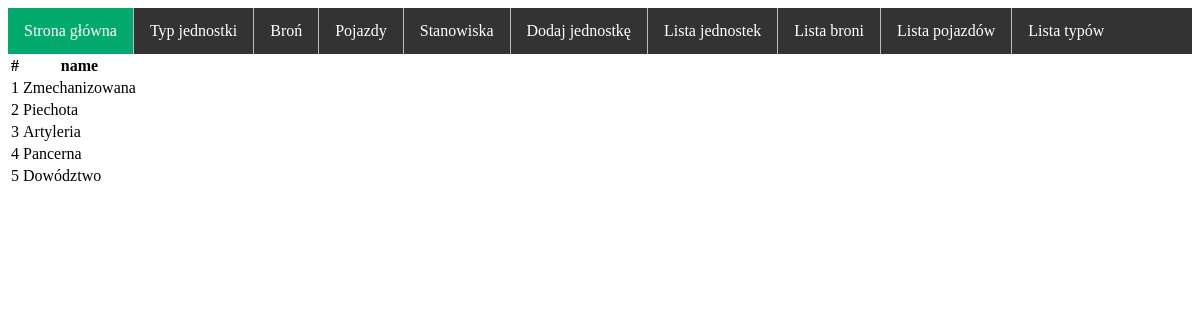
Screenshot of /show_type/ with the database file from the repository.
### military/models.py (models this page shows, shortened)
class UnitType(models.Model):
    name = models.CharField(max_length=125)

### military/views.py (the view)
# urls.py: path('show_type/', views.ShowTypeView.as_view())
class ShowTypeView(View):
    def get(self,request):
        types=UnitType.objects.all()
        return  render(request, 'type.html', {'types':types})

### templates/type.html (shortened to what this page needs)
{% extends 'base.html' %}
{% block content %}
    <table class="table">
        <tr>
            <th>#</th>
            <th>name</th>
        </tr>
        {% for type in types %}
            <tr class="{% cycle 'table-light' 'table-secondary'%}">
                <td>{{ forloop.counter }}</td>
                <td>{{ type.name }}</td>
            </tr>
        {% endfor %}
    </table>
{% endblock %}

### rows the page displays
UnitType: name "Zmechanizowana"
UnitType: name "Piechota"
UnitType: name "Artyleria"
UnitType: name "Pancerna"
UnitType: name "Dowództwo"
